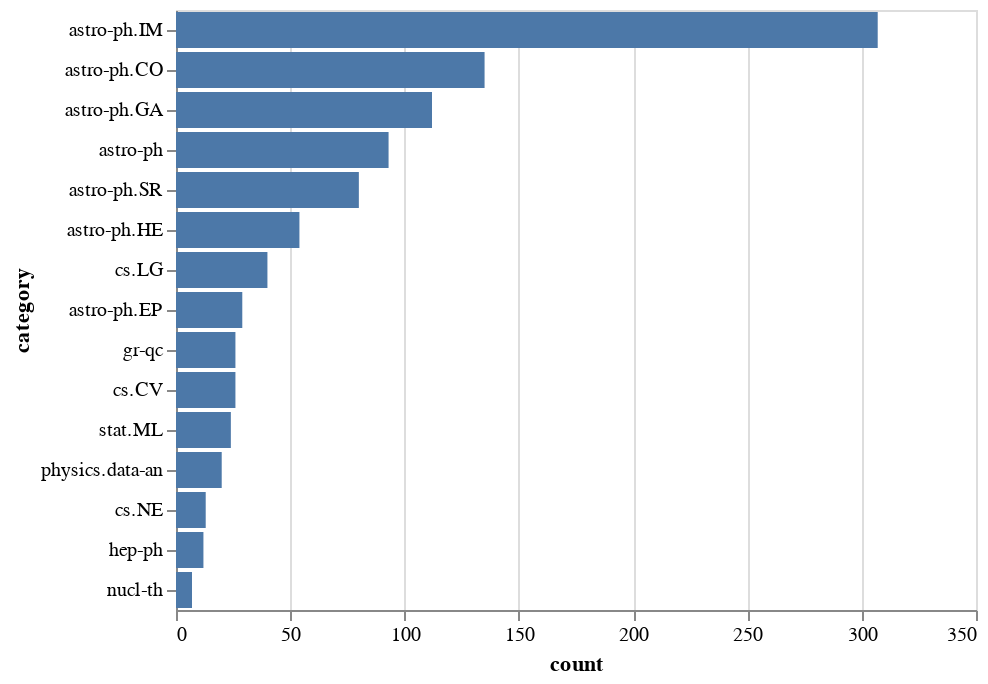

This figure's notebook cell:
### Code cell
data = pd.DataFrame(one_gram_category, columns=["category", "count"])

alt.Chart(data).mark_bar().encode(
    x='count',
    y=alt.Y('category', sort=alt.SortField(field="freq", op="sum", order="ascending")), 
)

### Figure 1 — Vega-Lite specification as saved in the notebook (floating-point values rounded to 4 significant figures)
{"$schema": "https://vega.github.io/schema/vega-lite/v2.4.3.json", "config": {"view": {"height": 300, "width": 400}}, "data": {"values": [{"category": "astro-ph.IM", "count": 307}, {"category": "astro-ph.CO", "count": 135}, {"category": "astro-ph.GA", "count": 112}, {"category": "astro-ph", "count": 93}, {"category": "astro-ph.SR", "count": 80}, {"category": "astro-ph.HE", "count": 54}, {"category": "cs.LG", "count": 40}, {"category": "astro-ph.EP", "count": 29}, {"category": "gr-qc", "count": 26}, {"category": "cs.CV", "count": 26}, {"category": "stat.ML", "count": 24}, {"category": "physics.data-an", "count": 20}, {"category": "cs.NE", "count": 13}, {"category": "hep-ph", "count": 12}, {"category": "nucl-th", "count": 7}]}, "encoding": {"x": {"field": "count", "type": "quantitative"}, "y": {"field": "category", "sort": {"field": "freq", "op": "sum", "order": "ascending"}, "type": "nominal"}}, "mark": "bar"}
